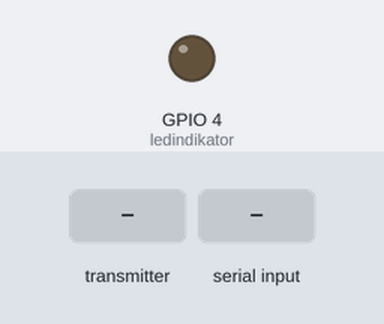
The sketch below on a simulated ESP32. Parts: output pins drawn as LEDs (lit = HIGH). Dashed ring = blinking. The test bench sets the inputs (shaded band). What the sketch prints to the serial monitor is not drawn.

Above: at 1.2 s.
1.3 s: the transmitter starts sending id = 0
At 1.8 s:
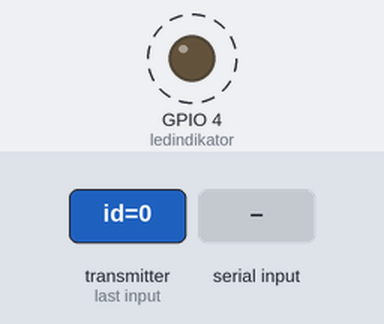
3.0 s: "1\n" received over the second serial link
Timing chart, 0 to 10.6 s (numbered marks = the images above; inputs shaded):
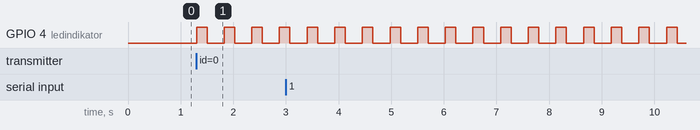

The sketch:

RECEVER.ino
```cpp
#include <esp_now.h>
#include <WiFi.h>
#include <ArduinoJson.h>
//#include <HardwareSerial.h>
// Structure example to receive data
// Must match the sender structure
#define ledindikator 4
typedef struct epal { // data isinya PH debit dan status dosing
  int id;
  float ph1;
  int valve1;
  int valve1a;
  float flow1;

  float do2;
  float suhu2;
  int dosing3;
  float ph3;
  float flow3;

  int dosing4;
  float ph4;

  int dosing5;
  int dosing5a;

  int level6;
  int level7;
  int level8;
  int level9;

} epal;
epal myepal;

typedef struct feedbackepal { // data isinya PH debit dan status dosing
  float offsite1;
  float offsite2;
  float offsite3;
  float offsite4;
  float offsite5;
  float offsite6;
  float offsite7;
} feedbackepal;
feedbackepal myfeedbackepal;


epal board1;
epal board2;
epal board3;
epal board4;
epal board5;
epal board6;
epal board7;
epal board8;
epal board9;

epal boardsStruct[11] = {board1, board2, board3, board4, board5, board6, board7, board8, board9};

String recv_jsondata;
String recv_str_jsondata;
uint8_t broadcastAddress[] = {0xff, 0xff, 0xff, 0xff, 0xff, 0xff};
StaticJsonDocument<500> doc_send;
StaticJsonDocument<500> doc_recv;

void OnDataSent(const uint8_t *mac_addr, esp_now_send_status_t status)
{
  Serial.print("\r\nLast Packet Send Status:\t");
  Serial.println(status == ESP_NOW_SEND_SUCCESS ? "Delivery Success" : "Delivery Fail");
}

void setup() {
  //Initialize Serial Monitor
  Serial.begin(115200);
  Serial1.begin(115200);
  pinMode(ledindikator, OUTPUT);
  //Set device as a Wi-Fi Station
  WiFi.mode(WIFI_AP_STA);
  Serial.print("Mac Address: ");
  Serial.print(WiFi.macAddress());
  Serial.println("ESP-Now Receiver");
  //Init ESP-NOW
  if (esp_now_init() != ESP_OK) {
    Serial.println("Error initializing ESP-NOW");
    return;
  }
  esp_now_register_recv_cb([](const uint8_t *mac_addr, const uint8_t *data_epal, int len) {
    char macStr[18];
    Serial.print("Packet received from: ");
    digitalWrite(ledindikator, HIGH);
    delay(200);
    digitalWrite(ledindikator, LOW);
    snprintf(macStr, sizeof(macStr), "%02x:%02x:%02x:%02x:%02x:%02x",
             mac_addr[0], mac_addr[1], mac_addr[2], mac_addr[3], mac_addr[4], mac_addr[5]);
    Serial.println(macStr);
    memcpy(&myepal, data_epal, sizeof(myepal));
    Serial.printf("Board ID %u: %u bytes\n", myepal.id, len);
    // Update the structures with the new incoming data
    boardsStruct[myepal.id - 1].ph1 = myepal.ph1;
    boardsStruct[myepal.id - 1].valve1 = myepal.valve1;
    boardsStruct[myepal.id - 1].valve1a = myepal.valve1a;
    boardsStruct[myepal.id - 1].flow1 = myepal.flow1;
    boardsStruct[myepal.id - 1].do2 = myepal.do2;
    boardsStruct[myepal.id - 1].suhu2 = myepal.suhu2;
    boardsStruct[myepal.id - 1].dosing3 = myepal.dosing3;
    boardsStruct[myepal.id - 1].ph3 = myepal.ph3;
    boardsStruct[myepal.id - 1].flow3 = myepal.flow3;
    boardsStruct[myepal.id - 1].dosing4 = myepal.dosing4;
    boardsStruct[myepal.id - 1].ph4 = myepal.ph4;
    boardsStruct[myepal.id - 1].dosing5 = myepal.dosing5;
    boardsStruct[myepal.id - 1].dosing5a = myepal.dosing5a;
    boardsStruct[myepal.id - 1].level6 = myepal.level6;
    boardsStruct[myepal.id - 1].level7 = myepal.level7;
    boardsStruct[myepal.id - 1].level8 = myepal.level8;
    boardsStruct[myepal.id - 1].level9 = myepal.level9;
    Serial.printf("Ph1 value: %4.2f \n", boardsStruct[myepal.id - 1].ph1);
    Serial.printf("Valve1 value: %d \n", boardsStruct[myepal.id - 1].valve1);
    Serial.printf("Valve1a value: %d \n", boardsStruct[myepal.id - 1].valve1a);
    Serial.printf("Flow1 value: %4.2f \n", boardsStruct[myepal.id - 1].flow1);

    Serial.printf("do2 value: %4.2f \n", boardsStruct[myepal.id - 1].do2);
    Serial.printf("suhu2 value: %4.2f \n", boardsStruct[myepal.id - 1].suhu2);

    Serial.printf("Dosing3 value: %d \n", boardsStruct[myepal.id - 1].dosing3);
    Serial.printf("Ph3 value: %4.2f \n", boardsStruct[myepal.id - 1].ph3);
    Serial.printf("Flow3 value: %4.2f \n", boardsStruct[myepal.id - 1].flow3);

    Serial.printf("Dosing4 value: %d \n", boardsStruct[myepal.id - 1].dosing4);
    Serial.printf("Ph4 value: %4.2f \n", boardsStruct[myepal.id - 1].ph4);

    Serial.printf("Dosing5 value: %d \n", boardsStruct[myepal.id - 1].dosing5);
    Serial.printf("Dosing5a value: %d \n", boardsStruct[myepal.id - 1].dosing5a);

    Serial.printf("Level6 value: %d \n", boardsStruct[myepal.id - 1].level6);
    Serial.printf("Level7 value: %d \n", boardsStruct[myepal.id - 1].level7);
    Serial.printf("Level8 value: %d \n", boardsStruct[myepal.id - 1].level8);
    Serial.printf("Level9 value: %d \n", boardsStruct[myepal.id - 1].level9);

    Serial.println();
  });
  esp_now_register_send_cb(OnDataSent);
  // Adding Peer Devices
  esp_now_peer_info_t peerInfo;
  memset(&peerInfo, 0, sizeof(peerInfo));
  for (int ii = 0; ii < 6; ++ii )
  {
    peerInfo.peer_addr[ii] = (uint8_t) broadcastAddress[ii];
  }
  peerInfo.channel = 0;
  peerInfo.encrypt = false;

  if (esp_now_add_peer(&peerInfo) != ESP_OK) {
    Serial.println("Failed to add peer");
    return;
  }
}

void loop() {
  float PHboard1 = boardsStruct[0].ph1;
  int statusvalveboard1 = boardsStruct[0].valve1;
  int statusvalveboard1a = boardsStruct[0].valve1a;
  float flowboard1 = boardsStruct[0].flow1;

  float DOboard2 = boardsStruct[0].do2;
  float suhuboard2 = boardsStruct[0].suhu2;

  int statusdosingboard3 = boardsStruct[2].dosing3;
  float PHboard3 = boardsStruct[2].ph3;
  float flowboard3 = boardsStruct[2].flow3;

  int statusdosingboard4 = boardsStruct[0].dosing4;
  float PHboard4 = boardsStruct[0].ph4;

  int statusdosingboard5 = boardsStruct[0].dosing5;
  int statusdosingboard5a = boardsStruct[0].dosing5a;

  int levelboard6 = boardsStruct[0].level6;
  int levelboard7 = boardsStruct[2].level7;
  int levelboard8 = boardsStruct[0].level8;
  int levelboard9 = boardsStruct[0].level9;

  StaticJsonDocument<500> jsonDocEspnow; // JSON Doc for Receiving data from ESPNOW Devices
  jsonDocEspnow["v1"] = PHboard1;
  jsonDocEspnow["v2"] = statusvalveboard1;
  jsonDocEspnow["v3"] = statusvalveboard1a;
  jsonDocEspnow["v4"] = flowboard1;
  jsonDocEspnow["v5"] = DOboard2;
  jsonDocEspnow["v6"] = suhuboard2;
  jsonDocEspnow["v7"] = statusdosingboard3;
  jsonDocEspnow["v8"] = PHboard3;
  jsonDocEspnow["v9"] = flowboard3;
  jsonDocEspnow["v10"] = statusdosingboard4;
  jsonDocEspnow["v11"] = PHboard4;
  jsonDocEspnow["v12"] = statusdosingboard5;
  jsonDocEspnow["v13"] = statusdosingboard5a;
  jsonDocEspnow["v14"] = levelboard6;
  jsonDocEspnow["v15"] = levelboard7;
  jsonDocEspnow["v16"] = levelboard8;
  jsonDocEspnow["v17"] = levelboard9;
  char buffer[256];
  serializeJson(jsonDocEspnow, buffer);            // Writing Data to Serial2
  Serial1.write(buffer);
  Serial.println("Serilising to Serial1 ");
  Serial.println(buffer);
  delay(1000);
  if (Serial1.available())
  {
    // Recieving data (JSON) from BLYNK ESP
    recv_str_jsondata = Serial1.readStringUntil('\n');
    //Serializing JSON
    Serial.println(recv_str_jsondata);
    DeserializationError error = deserializeJson(doc_recv, recv_str_jsondata);
    if (!error) {                                           // if not error in deserialization
      myfeedbackepal.offsite1 = doc_recv["v1"];
      myfeedbackepal.offsite2 = doc_recv["v2"];
      myfeedbackepal.offsite3 = doc_recv["v3"];
      myfeedbackepal.offsite4 = doc_recv["v4"];
      myfeedbackepal.offsite5 = doc_recv["v5"];
      myfeedbackepal.offsite6 = doc_recv["v6"];
      myfeedbackepal.offsite7 = doc_recv["v7"];
      // Broadcasting data (JSON) via ESP-NOW
      esp_err_t result = esp_now_send(broadcastAddress, (uint8_t *) &myfeedbackepal, sizeof(myfeedbackepal));

      if (result == ESP_OK)
      {
        Serial.println("Sent with success");
      }
      else
      {
        Serial.println(result);
      }
      delay(20);
    }
    else {
      Serial.print(F("deserializeJson() failed: "));
      Serial.println(error.f_str());
      return;
    }
    recv_str_jsondata = "";
  }
}
```

Measured:
- after the input at 1.3 s, GPIO 4 (ledindikator): alternates HIGH for 0.20 s and LOW for 0.33 s, starting at once
